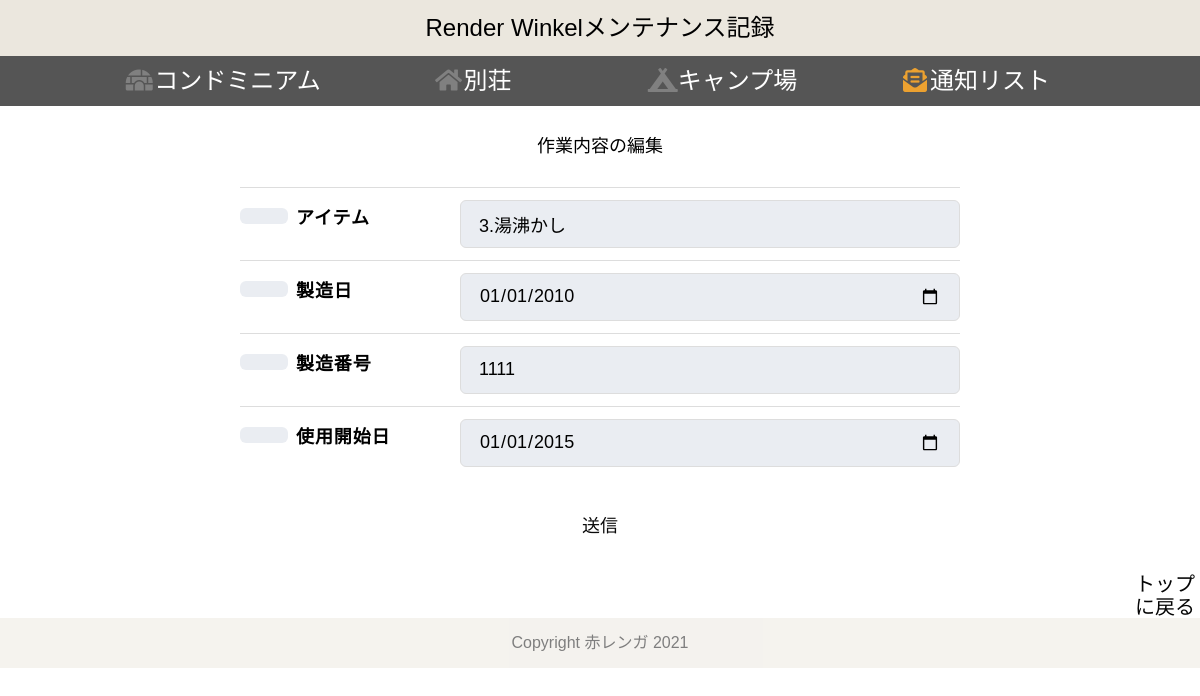
Page /edit/w_itemlist/1/3 on the earlier database version.
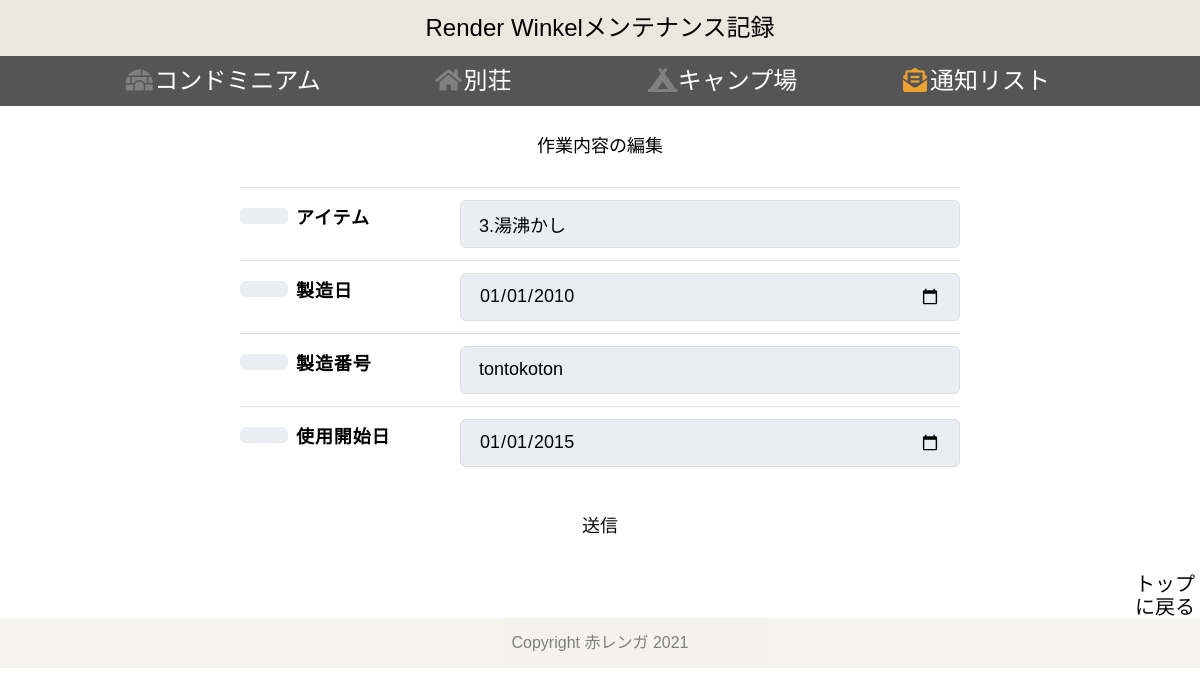
Same page on the later database version.
### tables this page shows
CREATE TABLE "wakakusa" (
	"taskid"	INTEGER,
	"item_id"	INTEGER,
	"t_id"	INTEGER,
	"item"	TEXT,
	"pro_date"	INTEGER,
	"pro_number"	TEXT,
	"set_date"	DATE,
	"t_date"	DATE,
	"task"	TEXT,
	"notice"	DATE,
	"nt_id"	INTEGER,
	PRIMARY KEY("taskid" AUTOINCREMENT)
);

### app.py (the view)
@app.route("/edit/w_itemlist/<int:id>/<int:taskid>")
def edit_w_itemlist_get(id,taskid):
    conn = sqlite3.connect("w_MN.db")
    c = conn.cursor()
    c.execute("select table_name from items where id = ?" , (id,))
    table_name = c.fetchone()[0]
    c.execute("select item from %s where taskid=?" % (table_name), (taskid,))
    item = c.fetchone()[0]
    c.execute("select pro_date from %s where taskid=?" % (table_name), (taskid,))
    pro_date = c.fetchone()[0]
    c.execute("select pro_number from %s where taskid=?" % (table_name), (taskid,))
    pro_number = c.fetchone()[0]
    c.execute("select set_date from %s where taskid=?" % (table_name), (taskid,))
    set_date = c.fetchone()[0]
    c.execute("select t_date from %s where taskid=?" % (table_name), (taskid,))
    t_date = c.fetchone()[0]
    c.execute("select task from %s where taskid=?" % (table_name), (taskid,))
    task = c.fetchone()[0]
    c.execute("select notice from %s where taskid=?" % (table_name), (taskid,))
    notice = c.fetchone()[0]
    c.execute("select nt_id from %s where taskid=?" % (table_name), (taskid,))
    nt_id = c.fetchone()[0]
    c.close()
    task_list = {"taskid":taskid,"item":item, "pro_date":pro_date,"pro_number":pro_number,"set_date":set_date,"t_date":t_date, "task":task, "notice":notice, "nt_id":nt_id}
    return render_template("w_edit_itemlist.html", task_list = task_list, id = id)

### templates/w_edit_itemlist.html (shortened to what this page needs)
{% extends 'w_base_test2.html' %}
{% block content %}
    <h3>作業内容の編集</h3>
<form action="/edit/w_itemlist/{{id}}" method="POST">
    <div class="Form">
        <div class="Form-Item">
            <p class="Form-Item-Label isMsg"><span class="Form-Item-Label-Required"></span>アイテム</p>
            <input type="text" name="item" value="{{task_list['item']}}" class="Form-Item-Input">
        </div>
        <div class="Form-Item">
            <p class="Form-Item-Label isMsg"><span class="Form-Item-Label-Required"></span>製造日</p>
            <input type="date" name="pro_date" value="{{task_list['pro_date']}}" class="Form-Item-Input">
        </div>
        <div class="Form-Item">
            <p class="Form-Item-Label isMsg"><span class="Form-Item-Label-Required"></span>製造番号</p>
            <input type="text" name="pro_number" value="{{task_list['pro_number']}}" class="Form-Item-Input">
        </div>
        <div class="Form-Item">
            <p class="Form-Item-Label isMsg"><span class="Form-Item-Label-Required"></span>使用開始日</p>
            <input type="date" name="set_date" value="{{task_list['set_date']}}" class="Form-Item-Input">
        </div>
    </div>
        <p><input type="submit" value="送信" class="btn1"></p>
</form>
<div class="btn_top1">
    <a href="/" type="button" class="btn5">トップに戻る</a>
</div>
{% endblock %}

Differences in the rows shown:
changed wakakusa "3.湯沸かし": pro_number "1111" → "tontokoton"
